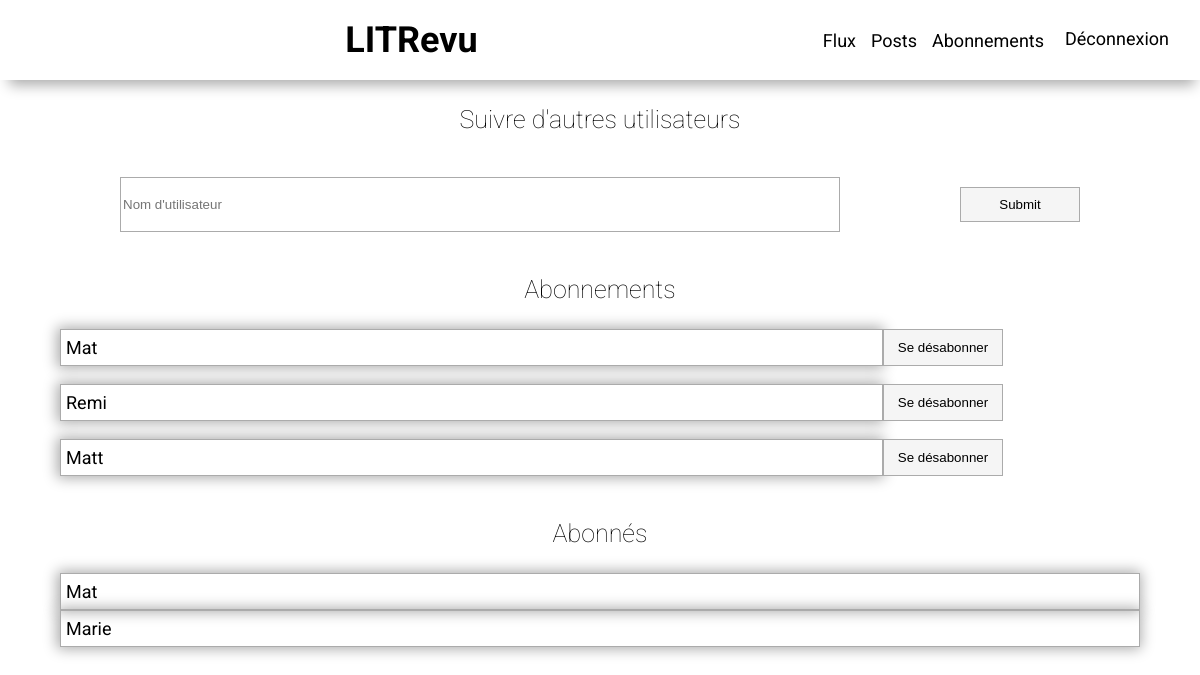
The app's page /users_follow/ (signed in), older data.
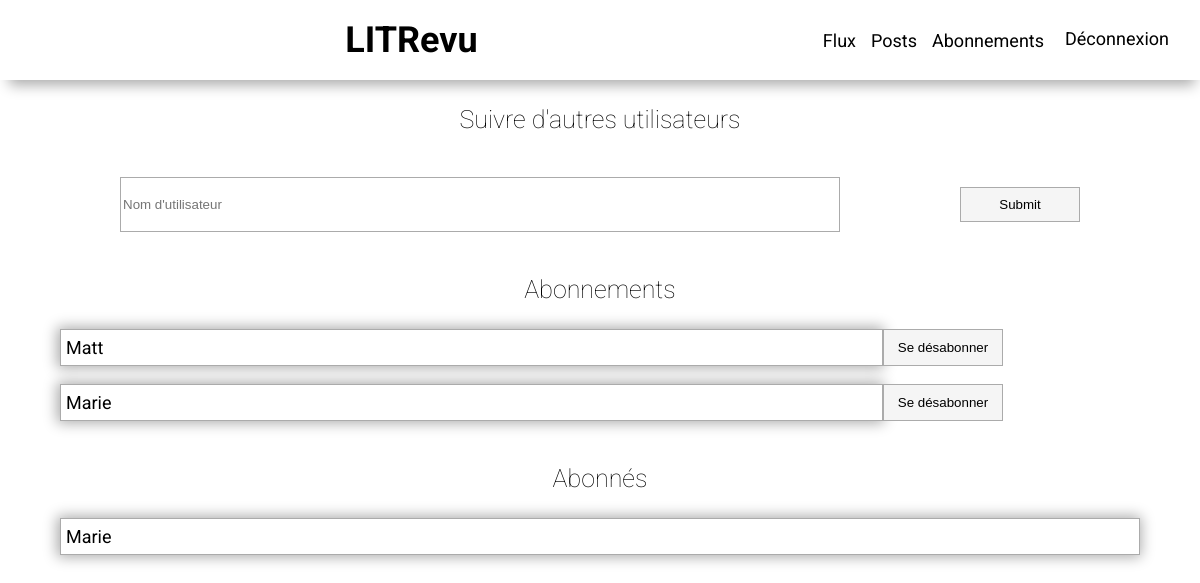
The same page, newer data.
### authentication/models.py (models this page shows)
class UserFollow(models.Model):
    user = models.ForeignKey(User,
                             related_name="following",
                             on_delete=models.CASCADE)
    followed_user = models.ForeignKey(User,
                                      related_name='followers',
                                      on_delete=models.CASCADE)
    class Meta:
        unique_together = ('user', 'followed_user')

class User(AbstractUser):
    profile_photo = models.ImageField(verbose_name='photo de profil')

### review/views.py (the view, shortened to what this page needs)
# urls.py: path('users_follow/', review.views.follow_users_form, name='users_follow'),
@login_required
def follow_users_form(request):
    form = forms.FollowUsersForm()
    followed_user = None
    following_users = UserFollow.objects.filter(user=request.user)
    followed_users = UserFollow.objects.filter(followed_user=request.user)
    return render(request,
                  'review/follow_users.html',
                  context={'form': form,
                           'following_users': following_users,
                           'followed_users': followed_users})

### review/forms.py
class FollowUsersForm(forms.Form):
    followed_user = forms.CharField(
        widget=forms.TextInput(attrs={'placeholder': "Nom d'utilisateur"}),
        label=''
    )

### review/templates/review/follow_users.html (shortened to what this page needs)
{% extends "base.html" %}
{% block content %}
    <div class="search">
        <h3 class="center">Suivre d'autres utilisateurs</h3>
        <form method="post">
            {{ form.as_p }}
            <input type="submit" class="btn"></input>
        </form>
    </div>
    <div class="user_follow">
        <h3 class="center">Abonnements</h3>
        <div class="user_follow_box">
            {% if following_users.exists %}
                {% for user_follow in following_users %}
                    <div class="user_box">
                        <li class="user">{{user_follow.followed_user.username|capfirst}}</li>
                        <form method="post" action="{% url 'unfollow_user' user_follow.followed_user.id %}" onsubmit="return confirm('Voulez vous vraiment supprimer cet abonnement ?')">
                            <button type='submit' class="user_follow_btn" >Se désabonner</button>
                        </form>
                    </div>
                {% endfor %}
            {% else %}
                <p>Vous n'êtes abonnés à personne pour le moment</p>
            {% endif %}
        </div>
    </div>
    <div class="user_follow">
        <h3 class="center">Abonnés</h3>
        <div class="user_follow_box">
            {% if followed_users.exists %}
                {% for user_follow in followed_users %}
                    <li class="user_following">{{user_follow.user.username|capfirst}}</li>
                {% endfor %}
            {% else %}
                <p>Personne ne vous suit pour le moment<p>
            {% endif %}
        </div>
    </div>
{% endblock content %}

### templates/base.html (shortened to what this page needs)
{% load static %}
<html>
    <head>
        <link rel="stylesheet" href={% static 'app.css' %}>
    </head>
    <body>
        <header>
            <h1 class='titre'>LITRevu</h1>
            {% if user.is_authenticated %}
                <nav class="navbar">
                    <a href="{% url 'home' %}">Flux</a>
                    <a href="{% url 'your_posts' %}">Posts</a>
                    <a href="{% url 'users_follow' %}">Abonnements</a>
                    <form method="post" action="{% url 'logout' %}">
                        <button type="submit" class="logout">Déconnexion</button>
                    </form>
                </nav>
            {% endif %}
        </header>
        <div id="block_page">
            <main>
                <div class="main">
                    {% block content %}{% endblock content %}
                </div>
            </main>
        </div>
    </body>
</html>

### static/app.css (style rules this page uses)
:root { --color-secondary: #ababab; --color-terciary: #f5f5f5; }
body { margin: 0; font-size: 18px; font-family: 'Roboto', sans-serif; }
h3 { font-size: 25px; }
#block_page { max-width: 1200px; margin: auto; }
.navbar { display: flex; align-items: center; }
.navbar a { color: black; text-decoration: none; margin-right: 15px; align-items: center; }
.logout { border: none; background-color: white; color: black; margin-right: 25px; font-family: 'Roboto', sans-serif; font-size: 18px; margin-top: 15px; cursor: pointer; }
header { display: flex; align-items: center; width: 100vw; box-shadow: 2px 12px 13px -7px var(--color-secondary); height: 80px; }
.titre { margin: 0 auto }
.center { text-align: center; font-weight: lighter; }
.search form { display: flex; align-items: center; justify-content: space-between; width: 80%; margin: auto; }
#id_followed_user { width: 60vw; height: 55px; margin-right: 30px; border: 1px var(--color-secondary) solid; }
.btn { height: 35px; background-color: whitesmoke; width: 10vw; border: 1px var(--color-secondary) solid; cursor: pointer; }
.user_follow { list-style: none; }
.user_follow_box { width: 90%; margin: auto; }
.user_box { display: flex; }
.user { border: 1px var(--color-secondary) solid; height: 35px; width: 68vw; vertical-align: middle; line-height: 35px; padding-left: 5px; box-shadow:-1px 0px 13px 2px var(--color-secondary); }
.user_following { border: 1px var(--color-secondary) solid; height: 35px; vertical-align: middle; line-height: 35px; padding-left: 5px; box-shadow:-1px 0px 13px 2px var(--color-secondary); }
.user_follow_btn { background-color: whitesmoke; border: 1px var(--color-secondary) solid; width: 10vw; height: 37px; cursor: pointer; }

Row changes from the older to the newer data that the page shows:
removed UserFollow: followed_user.username "Mat", user.username "Mat"
removed UserFollow: followed_user.username "Remi", shown under "Abonnements"
added UserFollow: followed_user.username "Marie", shown under "Abonnements"
